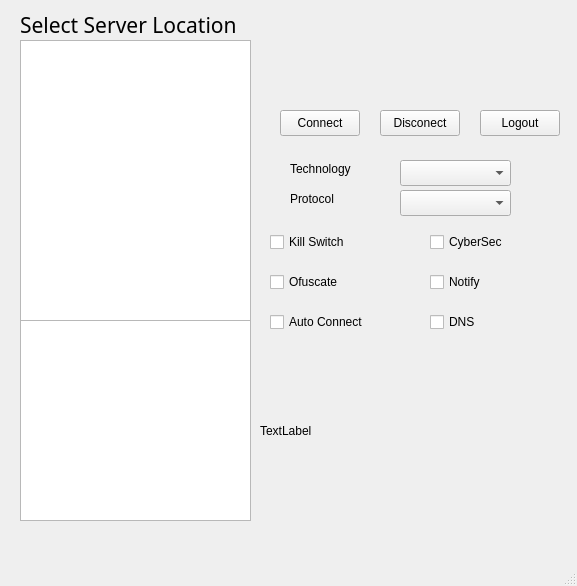
<?xml version="1.0" encoding="UTF-8"?>
<ui version="4.0">
 <class>MainWindow</class>
 <widget class="QMainWindow" name="MainWindow">
  <property name="geometry">
   <rect>
    <x>0</x>
    <y>0</y>
    <width>577</width>
    <height>586</height>
   </rect>
  </property>
  <property name="windowTitle">
   <string>NordVPN Front-End</string>
  </property>
  <property name="windowIcon">
   <iconset resource="nordvpnfront.qrc">
    <normaloff>:/nordvpnicon.ico</normaloff>:/nordvpnicon.ico</iconset>
  </property>
  <widget class="QWidget" name="centralwidget">
   <widget class="QTreeView" name="treeView">
    <property name="geometry">
     <rect>
      <x>20</x>
      <y>40</y>
      <width>231</width>
      <height>281</height>
     </rect>
    </property>
   </widget>
   <widget class="QPushButton" name="ConnectBut">
    <property name="geometry">
     <rect>
      <x>280</x>
      <y>110</y>
      <width>80</width>
      <height>26</height>
     </rect>
    </property>
    <property name="text">
     <string>Connect</string>
    </property>
   </widget>
   <widget class="QLabel" name="label">
    <property name="geometry">
     <rect>
      <x>260</x>
      <y>350</y>
      <width>291</width>
      <height>161</height>
     </rect>
    </property>
    <property name="text">
     <string>TextLabel</string>
    </property>
   </widget>
   <widget class="QPushButton" name="pushButton">
    <property name="geometry">
     <rect>
      <x>380</x>
      <y>110</y>
      <width>80</width>
      <height>26</height>
     </rect>
    </property>
    <property name="text">
     <string>Disconect</string>
    </property>
   </widget>
   <widget class="QLabel" name="setting1_label">
    <property name="geometry">
     <rect>
      <x>290</x>
      <y>160</y>
      <width>101</width>
      <height>18</height>
     </rect>
    </property>
    <property name="text">
     <string>Technology</string>
    </property>
   </widget>
   <widget class="QLabel" name="setting2_label">
    <property name="geometry">
     <rect>
      <x>290</x>
      <y>190</y>
      <width>58</width>
      <height>18</height>
     </rect>
    </property>
    <property name="text">
     <string>Protocol</string>
    </property>
   </widget>
   <widget class="QComboBox" name="techCombo">
    <property name="geometry">
     <rect>
      <x>400</x>
      <y>160</y>
      <width>111</width>
      <height>26</height>
     </rect>
    </property>
   </widget>
   <widget class="QComboBox" name="protoCombo">
    <property name="geometry">
     <rect>
      <x>400</x>
      <y>190</y>
      <width>111</width>
      <height>26</height>
     </rect>
    </property>
   </widget>
   <widget class="QCheckBox" name="KillSwitch">
    <property name="geometry">
     <rect>
      <x>270</x>
      <y>230</y>
      <width>85</width>
      <height>24</height>
     </rect>
    </property>
    <property name="text">
     <string>Kill Switch</string>
    </property>
   </widget>
   <widget class="QCheckBox" name="CyberSec">
    <property name="geometry">
     <rect>
      <x>430</x>
      <y>230</y>
      <width>85</width>
      <height>24</height>
     </rect>
    </property>
    <property name="text">
     <string>CyberSec</string>
    </property>
   </widget>
   <widget class="QCheckBox" name="ofs">
    <property name="geometry">
     <rect>
      <x>270</x>
      <y>270</y>
      <width>85</width>
      <height>24</height>
     </rect>
    </property>
    <property name="text">
     <string>Ofuscate</string>
    </property>
   </widget>
   <widget class="QCheckBox" name="Notify">
    <property name="geometry">
     <rect>
      <x>430</x>
      <y>270</y>
      <width>85</width>
      <height>24</height>
     </rect>
    </property>
    <property name="text">
     <string>Notify</string>
    </property>
   </widget>
   <widget class="QCheckBox" name="AutoC">
    <property name="geometry">
     <rect>
      <x>270</x>
      <y>310</y>
      <width>121</width>
      <height>24</height>
     </rect>
    </property>
    <property name="text">
     <string>Auto Connect</string>
    </property>
   </widget>
   <widget class="QCheckBox" name="dns">
    <property name="geometry">
     <rect>
      <x>430</x>
      <y>310</y>
      <width>85</width>
      <height>24</height>
     </rect>
    </property>
    <property name="text">
     <string>DNS</string>
    </property>
   </widget>
   <widget class="QLabel" name="label_2">
    <property name="geometry">
     <rect>
      <x>20</x>
      <y>10</y>
      <width>241</width>
      <height>31</height>
     </rect>
    </property>
    <property name="minimumSize">
     <size>
      <width>20</width>
      <height>20</height>
     </size>
    </property>
    <property name="font">
     <font>
      <family>Noto Sans Carian</family>
      <pointsize>16</pointsize>
     </font>
    </property>
    <property name="text">
     <string>Select Server Location</string>
    </property>
    <property name="textFormat">
     <enum>Qt::RichText</enum>
    </property>
   </widget>
   <widget class="QTreeView" name="groups">
    <property name="geometry">
     <rect>
      <x>20</x>
      <y>320</y>
      <width>231</width>
      <height>201</height>
     </rect>
    </property>
   </widget>
   <widget class="QLabel" name="titleimage">
    <property name="geometry">
     <rect>
      <x>280</x>
      <y>20</y>
      <width>221</width>
      <height>71</height>
     </rect>
    </property>
    <property name="text">
     <string/>
    </property>
    <property name="pixmap">
     <pixmap resource="nordvpnfront.qrc">:/nordvpn.png</pixmap>
    </property>
   </widget>
   <widget class="QPushButton" name="pushButton_2">
    <property name="geometry">
     <rect>
      <x>480</x>
      <y>110</y>
      <width>80</width>
      <height>26</height>
     </rect>
    </property>
    <property name="text">
     <string>Logout</string>
    </property>
   </widget>
  </widget>
  <widget class="QMenuBar" name="menubar">
   <property name="geometry">
    <rect>
     <x>0</x>
     <y>0</y>
     <width>577</width>
     <height>23</height>
    </rect>
   </property>
  </widget>
  <widget class="QStatusBar" name="statusbar"/>
 </widget>
 <resources>
  <include location="nordvpnfront.qrc"/>
 </resources>
 <connections/>
</ui>
